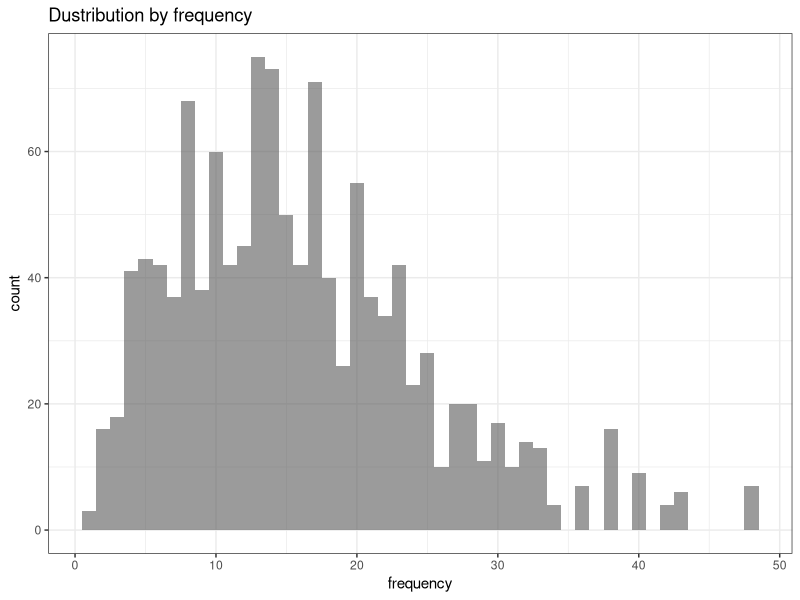
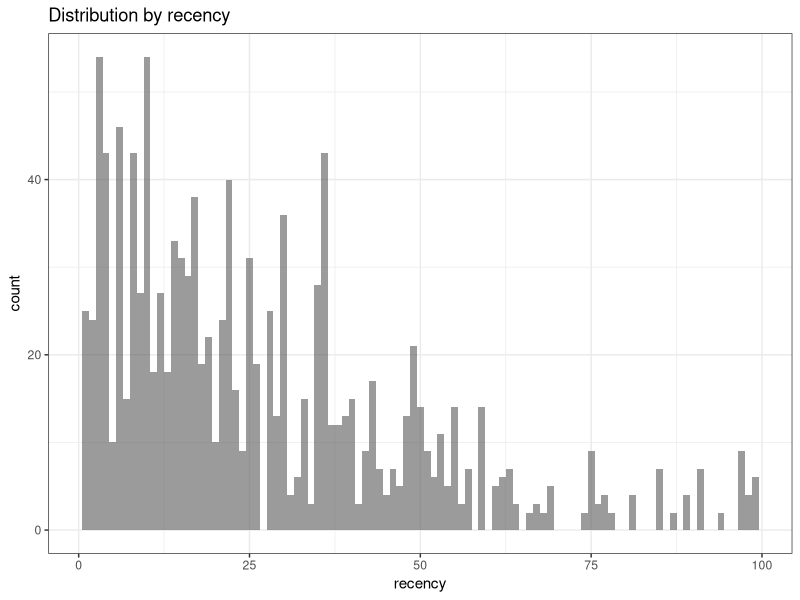

The R script that drew these images, in order:

# Customer segmentation – LifeCycle Grids with R --------------------------

# from :http://analyzecore.com/2015/02/16/customer-segmentation-lifecycle-grids-with-r/

# loading libraries
library(dplyr)
library(reshape2)
library(ggplot2)

library(tidyverse)

# sample data
# creating data sample
set.seed(10)
data <- data.frame(orderId=sample(c(1:1000), 5000, replace=TRUE),
                   product=sample(c('NULL','a','b','c'), 5000, replace=TRUE,
                                  prob=c(0.15, 0.65, 0.3, 0.15)))

data <- tibble(orderId=sample(c(1:1000),5000,replace=T),
       product=sample(c('NULL','a','b','c'),5000,replace=T,
       prob =c(0.15,0.65,0.3,0.15))
       )


order <- data.frame(orderId=c(1:1000),
                    clientId=sample(c(1:300), 1000, replace=TRUE))

order <-tibble(orderId=c(1:1000),
               clientId=sample(c(1:300),1000,replace=T))
gender <- tibble(clientId=c(1:300),
                 gender=sample(c('male', 'female'), 300, replace=TRUE, prob=c(0.40, 0.60)))
date <- tibble(orderId=c(1:1000),
               orderdate=sample((1:100), 1000, replace=TRUE))
orders <- order %>% 
  inner_join(data,by="orderId") %>% 
  inner_join(gender,by="clientId") %>% 
  inner_join(date,by="orderId") %>% 
  filter(product!="NULL")

orders$orderdate<-as.Date(orders$orderdate,origin="2012-01-01")

rm(data,order,gender,date)
dim(orders) # 4374,5

# reporting date
today <- as.Date('2012-04-11', format='%Y-%m-%d')

# processing data
dcast(orders, orderId + clientId + gender + orderdate ~ product, 
                value.var='product', fun.aggregate=length)

orders %>% 
  dcast(orderId+clientId+gender ~product,
        value.var='product',fun.aggregate=length)

orders <- orders %>% 
  group_by(clientId) %>% 
  mutate(frequency=n(),recency=as.numeric(today-orderdate)) %>% 
  filter(orderdate==max(orderdate)) %>% 
  filter(orderId==max(orderId)) %>% 
  ungroup()

# explore data
ggplot(orders,aes(x=frequency)) +
  theme_bw() +
  geom_histogram(alpha=0.6, binwidth=1) +
  ggtitle("Dustribution by frequency")

ggplot(orders,aes(x=recency)) +
  theme_bw() + 
  geom_histogram(alpha=0.6,binwidth = 1) + 
  ggtitle("Distribution by recency")

